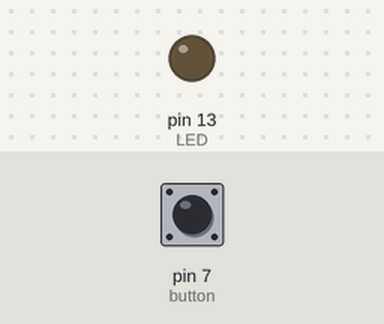
This sketch was run on a simulated Arduino Uno, built with avr-gcc and run on an emulated ATmega328P. On the bench: output pins drawn as LEDs (lit = HIGH). Dashed ring = blinking. The test bench sets the inputs (shaded band); at power-on: pin 7 (button) LOW.

Above: at 1.2 s.
1.3 s: pin 7 (button) pulled HIGH for 1 s
At 2.9 s:
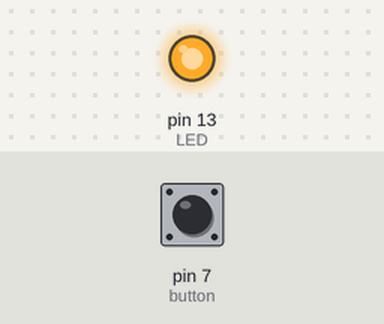
3.8 s: pin 7 (button) pulled HIGH for 3.2 s
At 4.1 s:
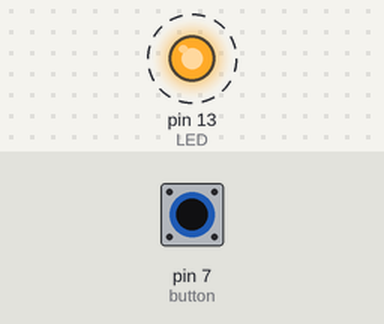
8.5 s: pin 7 (button) pulled HIGH for 0.25 s
At 8.9 s:
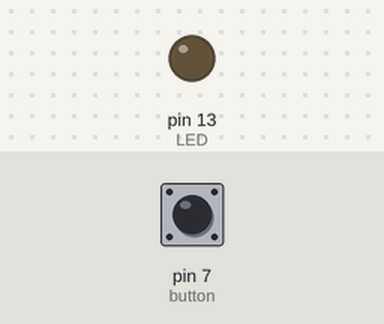
Timing chart, 0 to 11.5 s (numbered marks = the images above; inputs shaded):
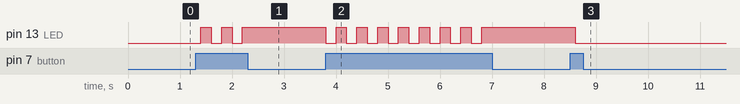

The sketch:

digital.ino
```cpp
const int LED = 13;
const int button = 7;
int currentState = 0;
int turnedOn = 0;

void setup() {
  // put your setup code here, to run once:
  pinMode(LED, OUTPUT);
  pinMode(button, INPUT);
}

void loop() {
  // put your main code here, to run repeatedly:
  currentState = digitalRead(button);
  if (currentState == HIGH && turnedOn == 0){
    digitalWrite(LED, HIGH);
    turnedOn = 1;
  }
  else if (currentState == HIGH && turnedOn == 1){
    digitalWrite(LED, LOW);
    turnedOn = 0;
  }
  delay(200);
}
```

Measured:
- after the input at 1.3 s, pin 13 (LED): alternates HIGH for 0.20 s and LOW for 0.20 s, 5 changes in all, then stays HIGH, starting after 0.10 s
- after the input at 3.8 s, pin 13 (LED): alternates HIGH for 0.20 s and LOW for 0.20 s, 16 changes in all, then stays HIGH, starting at once
- after the input at 8.5 s, pin 13 (LED): HIGH → LOW after 0.10 s
